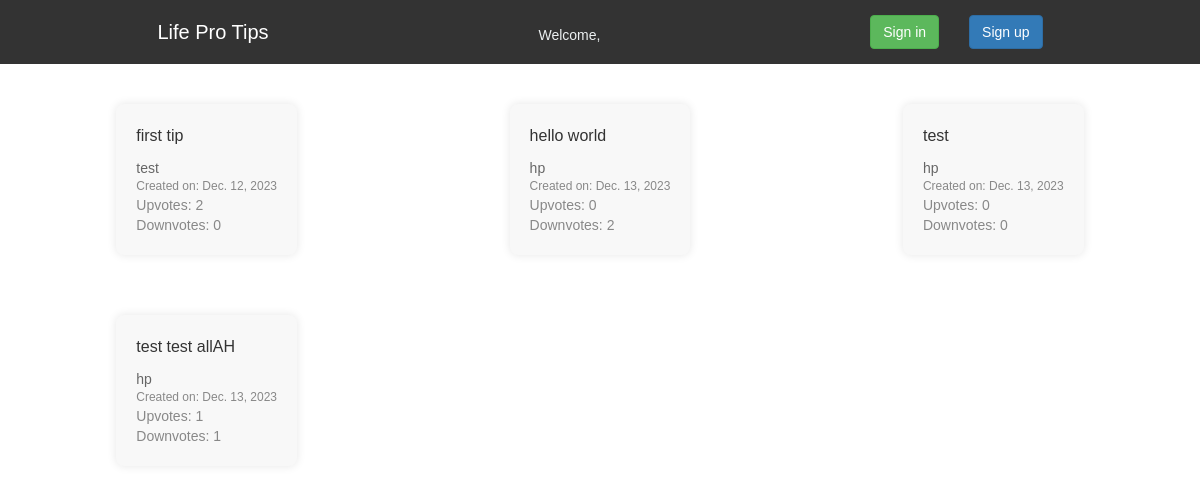
Page /ex/ on the committed database.
### ex/models.py (models this page shows)
class Tip(models.Model):
    content = models.TextField()
    author = models.CharField(max_length=64)
    date = models.DateField(auto_now=True)
    upvote = models.ManyToManyField(User, related_name='upvote')
    downvote = models.ManyToManyField(User, related_name='downvote')

### ex/views.py (the view, shortened to what this page needs)
# urls.py: 2. Add a URL to urlpatterns:  path('', Home.as_view(), name='home')
class Home(View):
    def get(self, request, *args, **kwargs):
        name: str
        tips_form = TipsForm()
        all_tips = [TipInfo(tip.id, tip.content, tip.author, tip.date, tip.upvote.all().count(), tip.downvote.all().count())
                    for tip in Tip.objects.all()]
        if (request.session.get("is_active")):
            name = request.session.get("name")
        else:
            name = getattr(settings, 'DEFAULT_NAMES')[random.randint(0, 9)]
        return render(request, 'home.html', {"tips_form": tips_form,
                                                "name": name,
                                                'is_active': request.session.get("is_active"),
                                                'all_tips' : all_tips})

### ex/templates/home.html (shortened to what this page needs)
{% load bootstrap3 %}
{% bootstrap_css %}
<!DOCTYPE html>
<html lang="en">
<head>
</head>
<body>
    {% include 'navbar.html' %}
    <div class="tips">
        {% for tip in all_tips %}
            <div class="tip-container">
                <div class="tip-content">
                    {{ tip.content }}
                </div>
                <div class="tip-author">
                    {{ tip.author }}
                </div>
                <div class="tip-date">
                    Created on: {{ tip.date }}
                </div>
                <div class="vote-count">Upvotes: {{ tip.upvotes }}</div>
                <div class="vote-count">Downvotes: {{ tip.downvotes }}</div>
            </div>
        {% endfor %}
    </div>
</body>
</html>

### ex/templates/home.html (style rules this page uses)
body { margin: 0; font-family: 'Arial', sans-serif; }
.tips { display: grid; grid-template-columns: repeat(auto-fit, minmax(350px, 1fr)); gap: 20px; justify-content: center; padding: 20px; }
.tip-container { max-width: 600px; margin: 20px auto; background-color: #f8f8f8; border-radius: 8px; padding: 20px; box-shadow: 0 0 10px rgba(0, 0, 0, 0.1); }
.tip-content { font-size: 16px; line-height: 1.5; margin-bottom: 10px; }
.tip-author { font-size: 14px; color: #666; }
.tip-date { font-size: 12px; color: #888; }
.vote-count { margin-left: 0px; font-size: 14px; color: #888; }

### ex/templates/navbar.html (style rules this page uses)
body { font-family: 'Arial', sans-serif; margin: 0; padding: 0; box-sizing: border-box; }

### rows in the picture
Tip: content "first tip", author "test", date "Dec. 12, 2023"
Tip: content "hello world", author "hp", date "Dec. 13, 2023"
Tip: content "test", author "hp", date "Dec. 13, 2023"
Tip: content "test test allAH", author "hp", date "Dec. 13, 2023"

### other values in the picture
{{ tip.upvotes }} "2" "0" "0" "1"
{{ tip.downvotes }} "0" "2" "0" "1"
